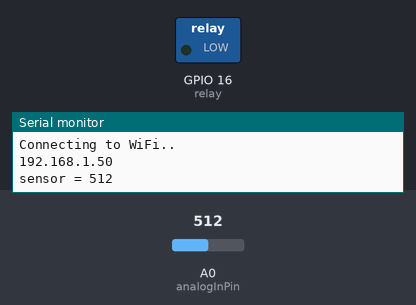
A sketch run on a simulated ESP8266 (NodeMCU). On the bench: switched loads named in the sketch (green lamp = pin HIGH), the last lines printed to the serial monitor. Inputs (shaded band) come from the test bench; at power-on: A0 (analogInPin) = 512. WiFi joins after 1.5 s; servers stay silent unless stated; the local clock reads 2024-03-15 10:24:30 at power-on unless the sketch sets it.

Above: at 3.2 s.
3.3 s: A0 (analogInPin) set to 640
5.8 s: A0 (analogInPin) set to 667
At 7.4 s:
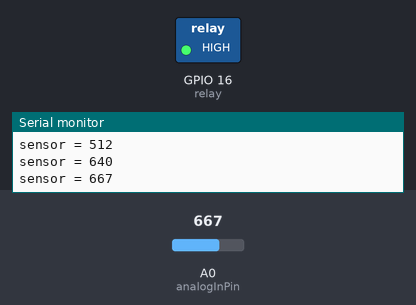
14.2 s: A0 (analogInPin) set to 511
At 15.8 s:
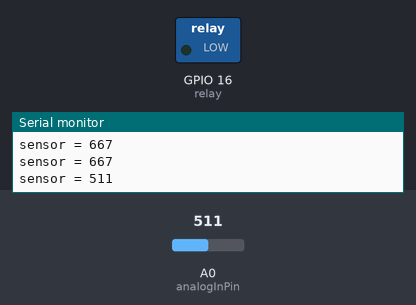
17.4 s: A0 (analogInPin) set to 660
At 20.4 s:
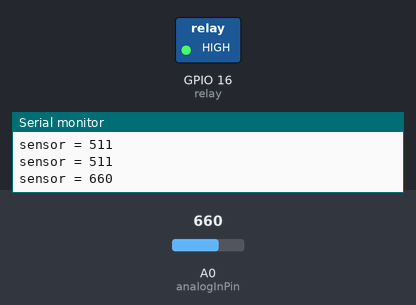
Timing chart, 0 to 20.7 s (numbered marks = the images above; inputs shaded):
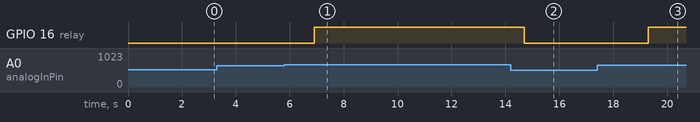

The sketch:

pompa_taman_otomatis.ino
```cpp
#include <ESP8266WiFi.h>
#include <WiFiUdp.h>
#include <NTPClient.h>
#include <WiFiClientSecure.h>
#include <UniversalTelegramBot.h>
#include <ArduinoJson.h>

// Replace with your network credentials
//const char* ssid = "POCO";
//const char* password = "1sampai8";
//
//// Initialize Telegram BOT
//#define BOTtoken "5988952113:AAHdA51mTIXE6BkOlOKHlJjGO16PR0fv0wE"  // your Bot Token (Get from Botfather)
//#define CHAT_ID "5201189309"

const char* ssid = "MyASUS";
const char* password = "hy12345678";

// Initialize Telegram BOT
String BOTtoken = "5630497051:AAGF7x-ewhnDMZVnqgrkQ2levx1SAx-2dhs";  // your Bot Token (Get from Botfather)
String CHAT_ID = "1096619393";


#ifdef ESP8266
  X509List cert(TELEGRAM_CERTIFICATE_ROOT);
#endif

WiFiClientSecure client;
UniversalTelegramBot bot(BOTtoken, client);

// Checks for new messages every 1 second.
int botRequestDelay = 1000;
unsigned long lastTimeBotRan;

const int analogInPin = A0;
int relay= 16;
int sensorValue = 0;

// Handle what happens when you receive new messages
void handleNewMessages(int numNewMessages) {
  Serial.println("handleNewMessages");
  Serial.println(String(numNewMessages));

  for (int i=0; i<numNewMessages; i++) {
    // Chat id of the requester
    String chat_id = String(bot.messages[i].chat_id);
    if (chat_id != CHAT_ID){
      bot.sendMessage(chat_id, "Unauthorized user", "");
      continue;
    }

    // Print the received message
    String text = bot.messages[i].text;
    Serial.println(text);

    String from_name = bot.messages[i].from_name;

    if (text == "/start") {
      String welcome = "Welcome, " + from_name + ".\n";
      welcome += "Use the following commands to control your outputs.\n\n";
      welcome += "/status : Untuk mengetahui kondisi Tanah\n";
      bot.sendMessage(chat_id, welcome, "");
    }

    if (text == "/status") {
      String welcome = "Welcome, " + from_name + ".\n";
      welcome += "STATUS SENSOR\n\n";
      welcome += "/kelembapan : \n"+ sensorValue ;
      bot.sendMessage(chat_id, welcome, "");
      }
    }
  }


void setup() {
  // initialize serial communication at 115200
  Serial.begin(115200);
  pinMode(analogInPin, INPUT);
  pinMode(relay, OUTPUT);

  #ifdef ESP8266
  configTime(0, 0, "pool.ntp.org");      // get UTC time via NTP
  client.setTrustAnchors(&cert); // Add root certificate for api.telegram.org
  #endif

  // Connect to Wi-Fi
  WiFi.mode(WIFI_STA);
  WiFi.begin(ssid, password);
  #ifdef ESP32
    client.setCACert(TELEGRAM_CERTIFICATE_ROOT); // Add root certificate for api.telegram.org
  #endif
  while (WiFi.status() != WL_CONNECTED) {
    delay(1000);
    Serial.println("Connecting to WiFi..");
  }
  // Print ESP32 Local IP Address
  Serial.println(WiFi.localIP());
}

void loop() {
  if (millis() > lastTimeBotRan + botRequestDelay)  {
    int numNewMessages = bot.getUpdates(bot.last_message_received + 1);
    while (numNewMessages) {
      Serial.println("got response");
      handleNewMessages(numNewMessages);
      numNewMessages = bot.getUpdates(bot.last_message_received + 1);
    }
    lastTimeBotRan = millis();
  }
  baca_sensor();
}
void baca_sensor(){
  // read the analog in value
  sensorValue = analogRead(analogInPin);

  // print the readings in the Serial Monitor
  Serial.print("sensor = ");
  Serial.println(sensorValue);

  int pesan = 0;
  if (sensorValue > 650 ){
    pesan++;
    digitalWrite(relay, HIGH);
    if (pesan <= 1){
      bot.sendMessage(CHAT_ID, "Welcome \n Tanah Kering, Pompa Dihidupkan", "");

      }
    }
  else{
    digitalWrite(relay, LOW);
    }
  delay(2000);
  }
```

Measured:
- the behaviour switches between 650 and 651 on A0 (analogInPin) (found by bisection; images 0 and 1)
- after the input at 5.8 s, GPIO 16 (relay): LOW → HIGH after 1.1 s
- after the input at 14.2 s, GPIO 16 (relay): HIGH → LOW after 0.51 s
- after the input at 17.4 s, GPIO 16 (relay): LOW → HIGH after 1.9 s
